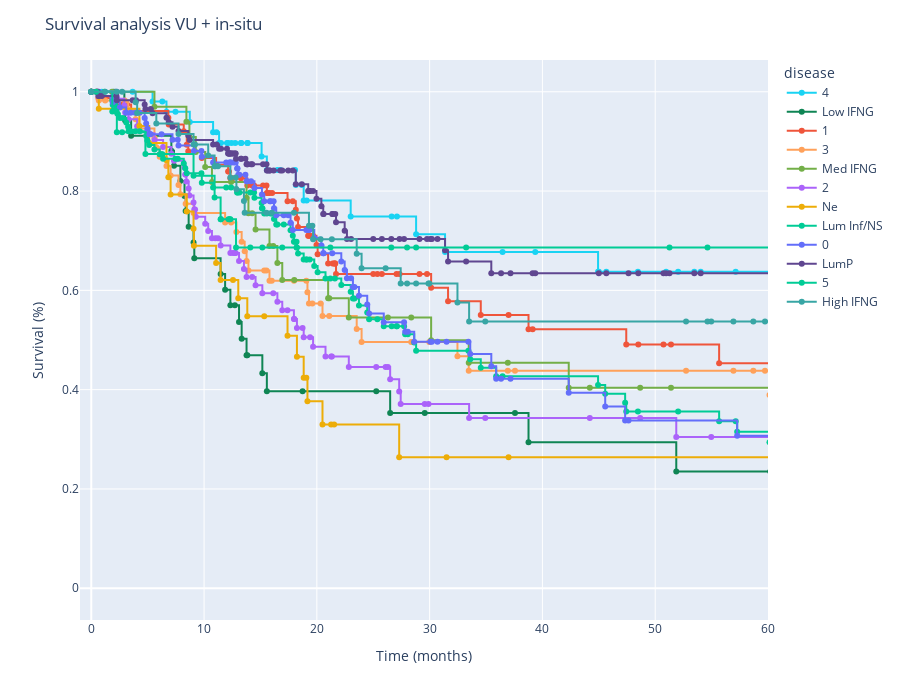

The code cell stored with this chart in its notebook:
### Code cell
cluster_model = "RawKMeans_CS_6_exp_tf6"

colors_ref = px.colors.qualitative.Prism
color_map = {
    "LumP": colors_ref[0],
    "Lum Inf/Ns": colors_ref[1],
    "High IFNG": colors_ref[2],
    "Low IFNG": colors_ref[3],
    "Med IFNG": colors_ref[4],
    "Ne": colors_ref[5],
}

select_labels_1 = [1.0, 0.0, 5.0]
select_labels_2 = ["High IFNG", "Med IFNG", "Low IFNG"]

select_labels_1 = None
select_labels_2 = None

colors_net = px.colors.qualitative.Plotly
comb_cs[cluster_model] = comb_cs[cluster_model].astype(str)
for idx, val in enumerate(comb_cs[cluster_model].unique()):
    color_map[val] = colors_net[idx]

fig = survival_comp(
    comb_cs.drop(columns=["days_to_last_follow_up", "days_to_death"]),
    vu_output,
    classifier_1=cluster_model,
    classifier_2="KMeans_labels_6",
    selected_labels_1=select_labels_1,
    selected_labels_2=select_labels_2,
    color_map=color_map,
)
fig = fig.update_layout(title="Survival analysis {}".format("VU + in-situ"))
fig.update_layout(height=700)
# save_fig(name="Survival_plot_reward", fig=fig, base_path=figures_path, width=1400, height=600)
